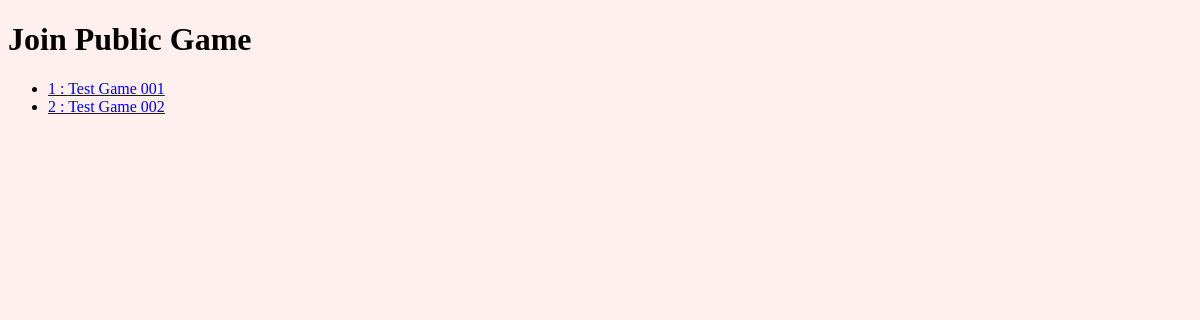
Before: /game/public with the older database file.
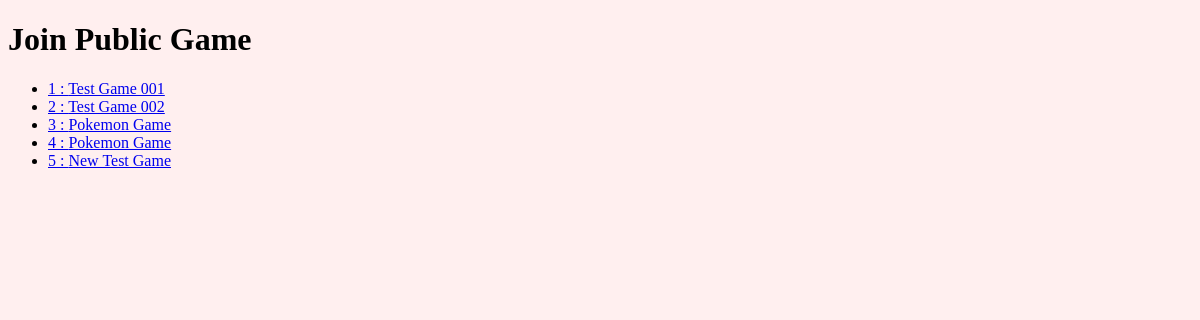
After: the same page with the newer database file.
### peppercat/models.py (models this page shows, shortened)
class Game(db.Model):
	__tablename__ = 'games'
	id            = db.Column(db.Integer, primary_key = True)
	name          = db.Column(db.String())
	date          = db.Column(db.DateTime())
	private       = db.Column(db.Boolean())
	current_scene = db.Column(db.Integer, db.ForeignKey('scenes.id'))
	game_master   = db.Column(db.Integer, db.ForeignKey('users.id'))

### peppercat/routes.py (the view)
@app.route('/game/public')
def public_games():
	public_games = Game.query.filter_by(private = False).all()
	return render_template('public_games.html', gamelist = public_games)

### peppercat/templates/public_games.html
{% extends "layout.html" %}
{% block content %}
	<h1>Join Public Game</h1>
	{% if gamelist %}
		<ul>
		{% for game in gamelist %}
			<li><a href="{{ url_for('join_game', id = game.id) }}">{{ game.id }} : {{ game.name }}</a></li>
		{% endfor %}
		</ul>
	{% endif %}
{% endblock %}

### peppercat/templates/layout.html (shortened to what this page needs)
<!doctype html>
<html lang="en">
<head>
    <link rel="stylesheet" href="{{ url_for('static', filename='css/main.css') }}">
</head>
<body>
{% block content %}
{% endblock %}
</body>
</html>

### peppercat/client/css/main.css (style rules this page uses)
body { background-color: #ffefef; }

Changed rows visible on the page:
added Game: id "3", name "Pokemon Game"
added Game: id "4", name "Pokemon Game"
added Game: id "5", name "New Test Game"
